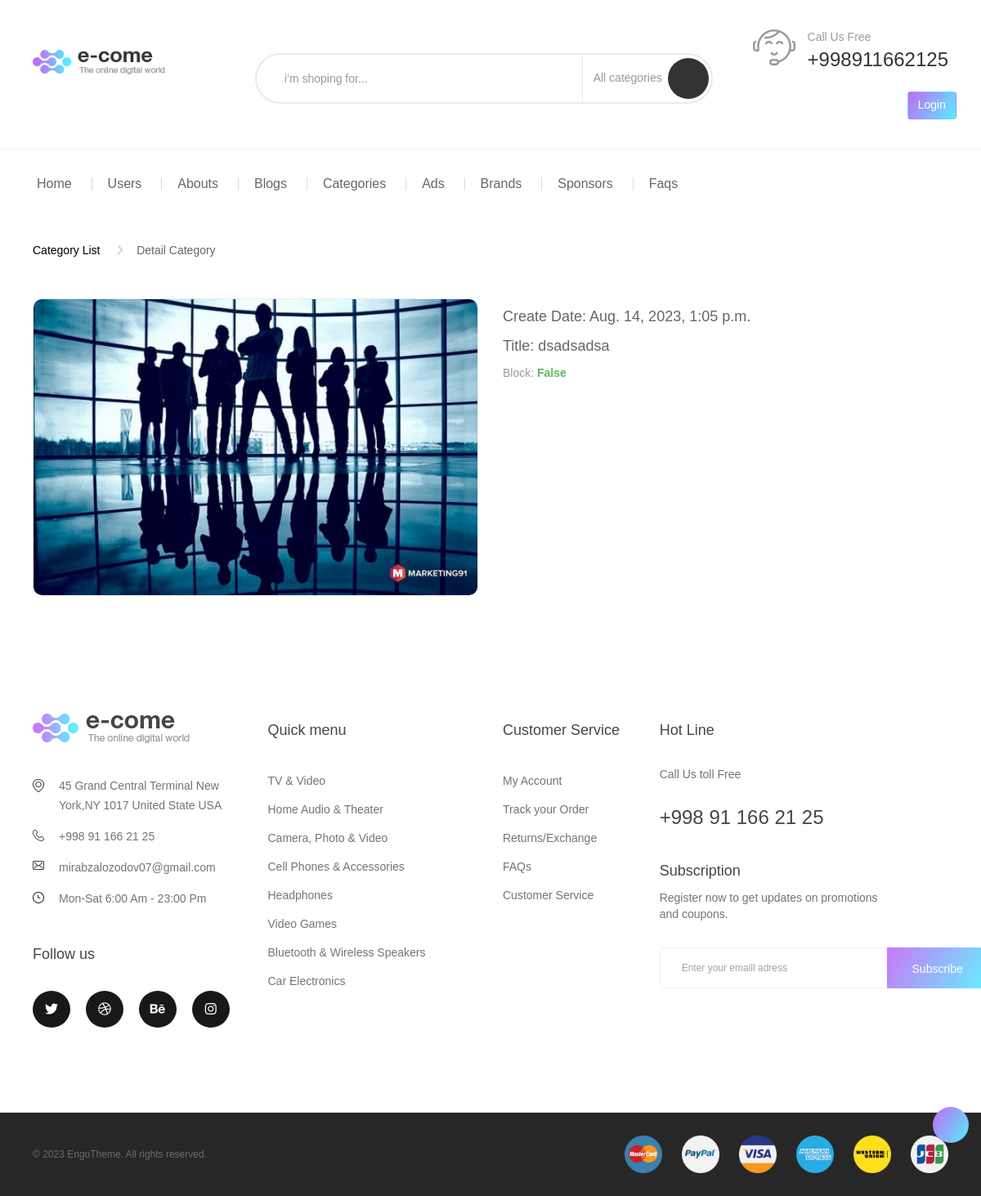
The app's page /category/detail/1/ with its own data.
### category/models.py (models this page shows, shortened)
class CategoryModel (models.Model):
    id = models.AutoField(name='id', primary_key=True)
    block = models.BooleanField(name='block', default=False)
    created_at = models.DateTimeField(name='created_at', auto_now_add=True)
    title = models.CharField(name='title', max_length=100, blank=False, null=False)
    image = models.ImageField(name='image', upload_to='category/', blank=False, null=False)

### category/views.py (the view)
# urls.py: path('detail/<int:pk>/', CategoryDetailView.as_view(), name='category_detail'),
class CategoryDetailView (DetailView):
    model = CategoryModel
    context_object_name = 'category'
    template_name = 'admin/categories/admin_category_detail.html'

### templates/admin/categories/admin_category_detail.html
{% extends 'admin/base.html' %}
{% load static %}
{% block content %}
<div class="container container-240">
    <div class="single-product-detail product-bundle product-aff">
        <ul class="breadcrumb">
            <li><a href="{% url 'category_list' %}">Category List</a></li>
            <li class="active">Detail Category</li>
        </ul>
        <div class="row">
            <div class="col-xs-12 col-sm-6 col-md-6">
                <div class="flex product-img-slide">
                    <div class="product-images">
                        <div class="main-img js-product-slider">
                            <img src="{{category.image.url}}" alt="photo" class="img-reponsive">
                        </div>
                    </div>
                </div>
            </div>
            <div class="col-xs-12 col-sm-6 col-md-6">
                <div class="single-flex">
                    <div class="single-product-info product-info product-grid-v2 s-50">
                        <div class="product-price">Create Date:
                            <span style="font-size: 18px;">{{category.created_at}}</span>
                        </div>
                        <div class="product-price">Title:
                            <span style="font-size: 18px;">{{category.title}}</span>
                        </div>
                        <div class="availability">
                            <p class="product-inventory"> <label>Block: </label><span> {{category.block}}</span></p>
                        </div>
                    </div>
                </div>
            </div>
        </div>
    </div>
</div>
{% endblock %}

### records on screen
CategoryModel: image (picture), created_at "Aug. 14, 2023, 1:05 p.m.", title "dsadsadsa", block "False"
